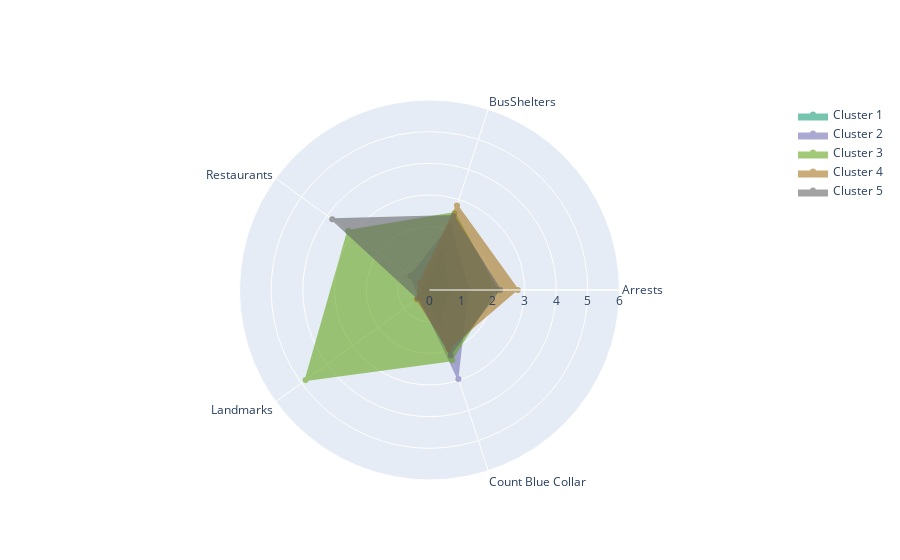

Notebook source saved alongside this figure:
### Code cell
f.plotter(df,'kmeans')

### Figure 1 — Plotly figure (JSON) as saved in the notebook; plotly's stock layout.template omitted (floating-point values rounded to 4 significant figures)
{"data": [{"fill": "toself", "fillcolor": "#1B9E77", "line": {"color": "#1B9E77"}, "name": "Cluster 1", "opacity": 0.6, "r": [0.6231, 1.185, 0.1803, 0.1614, 1.042, 1], "theta": ["Arrests", "BusShelters", "Restaurants", "Landmarks", "Count Blue Collar"], "type": "scatterpolar"}, {"fill": "toself", "fillcolor": "#7570B3", "line": {"color": "#7570B3"}, "name": "Cluster 2", "opacity": 0.6, "r": [1.229, 2.11, 0.7485, 0.378, 2.953, 2], "theta": ["Arrests", "BusShelters", "Restaurants", "Landmarks", "Count Blue Collar"], "type": "scatterpolar"}, {"fill": "toself", "fillcolor": "#66A61E", "line": {"color": "#66A61E"}, "name": "Cluster 3", "opacity": 0.6, "r": [2.126, 2.551, 3.174, 4.837, 2.331, 3], "theta": ["Arrests", "BusShelters", "Restaurants", "Landmarks", "Count Blue Collar"], "type": "scatterpolar"}, {"fill": "toself", "fillcolor": "#A6761D", "line": {"color": "#A6761D"}, "name": "Cluster 4", "opacity": 0.6, "r": [2.79, 2.809, 0.375, 0.4907, 1.966, 4], "theta": ["Arrests", "BusShelters", "Restaurants", "Landmarks", "Count Blue Collar"], "type": "scatterpolar"}, {"fill": "toself", "fillcolor": "#666666", "line": {"color": "#666666"}, "name": "Cluster 5", "opacity": 0.6, "r": [2.232, 2.453, 3.797, 0.4476, 2.175, 5], "theta": ["Arrests", "BusShelters", "Restaurants", "Landmarks", "Count Blue Collar"], "type": "scatterpolar"}], "layout": {"autosize": true, "polar": {"angularaxis": {"type": "category"}, "radialaxis": {"autorange": false, "range": [0, 6], "type": "linear", "visible": true}}, "showlegend": true}}
